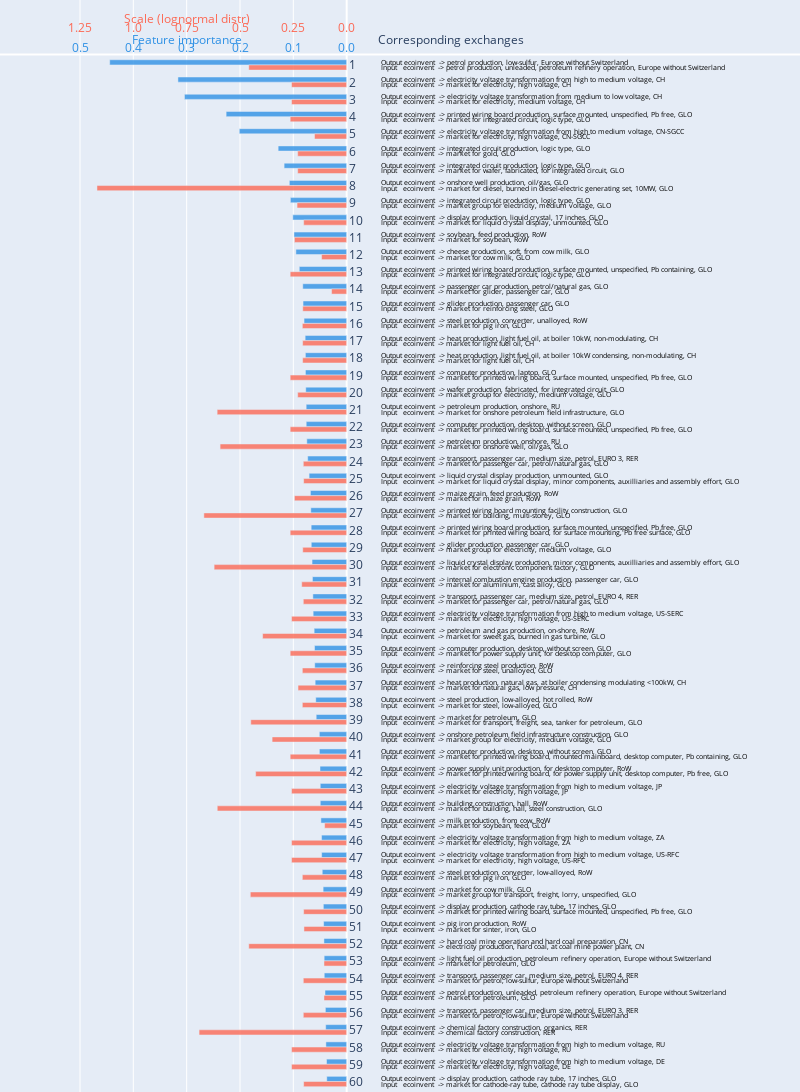

The cell this chart's notebook holds for it:
### Code cell
fig = go.Figure()

opacity_ = 0.8

# Importance
fig.add_trace( go.Bar( x=importance_plot*(-xscale_inf),
                       y=np.arange(n_features_plot),
                       name='All features',
                       opacity=opacity_,
                       orientation='h',
                       width=[0.3]*n_features_plot,
                       showlegend=False,
                      marker_color=colors['inf']
                     ),              
             )

# Lognormal scales
fig.add_trace( go.Bar( x=scale_plot*(-xscale_scale),
                       y=np.arange(n_features_plot),
                       name='All features',
                       opacity=opacity_,
                       orientation='h',
                       width=[0.3]*n_features_plot,
                       showlegend=False,
                       marker_color=colors['scale']
                     ),
             )

fig.add_trace( go.Scatter( x=[-130,170],
                           y=[-0.6,-0.6],
                           mode='lines',
                           showlegend=False,
                           line_color='white'
                     ),
             )


fig.update_layout(
    xaxis = dict(
        tickmode = 'array',
        tickvals = xtickvals_inf,
        ticktext = xticktext_inf,
        showticklabels = False,
    ),
    yaxis = dict(
        tickmode = 'array',
        tickvals = np.arange(n_features_plot),
        ticktext = [],
        autorange = 'reversed',
        showticklabels = False,
    ),
    width=800,
    height=1200,
    margin=dict(l=0, r=0, t=0, b=0),
    annotations = annotations,
    barmode='group',
    bargap = 0.4,
    yaxis_showgrid=False,
    yaxis_zeroline=False,
)

fig.show()
